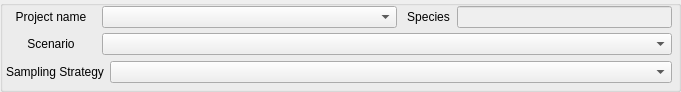
     <widget class="QGroupBox" name="groupBox_3">
      <property name="minimumSize">
       <size>
        <width>0</width>
        <height>88</height>
       </size>
      </property>
      <property name="title">
       <string/>
      </property>
      <widget class="QWidget" name="layoutWidget">
       <property name="geometry">
        <rect>
         <x>6</x>
         <y>33</y>
         <width>666</width>
         <height>22</height>
        </rect>
       </property>
       <layout class="QHBoxLayout" name="horizontalLayout_27">
        <item>
         <widget class="QLabel" name="label_57">
          <property name="sizePolicy">
           <sizepolicy hsizetype="Fixed" vsizetype="Preferred">
            <horstretch>0</horstretch>
            <verstretch>0</verstretch>
           </sizepolicy>
          </property>
          <property name="minimumSize">
           <size>
            <width>90</width>
            <height>0</height>
           </size>
          </property>
          <property name="text">
           <string>Scenario</string>
          </property>
          <property name="alignment">
           <set>Qt::AlignCenter</set>
          </property>
         </widget>
        </item>
        <item>
         <widget class="QComboBox" name="comboBox_210">
          <property name="minimumSize">
           <size>
            <width>0</width>
            <height>0</height>
           </size>
          </property>
         </widget>
        </item>
       </layout>
      </widget>
      <widget class="QWidget" name="layoutWidget">
       <property name="geometry">
        <rect>
         <x>6</x>
         <y>61</y>
         <width>666</width>
         <height>22</height>
        </rect>
       </property>
       <layout class="QHBoxLayout" name="horizontalLayout_12">
        <item>
         <widget class="QLabel" name="label_78">
          <property name="sizePolicy">
           <sizepolicy hsizetype="Fixed" vsizetype="Preferred">
            <horstretch>0</horstretch>
            <verstretch>0</verstretch>
           </sizepolicy>
          </property>
          <property name="minimumSize">
           <size>
            <width>90</width>
            <height>0</height>
           </size>
          </property>
          <property name="text">
           <string>Sampling Strategy</string>
          </property>
          <property name="alignment">
           <set>Qt::AlignCenter</set>
          </property>
         </widget>
        </item>
        <item>
         <widget class="QComboBox" name="comboBox_310">
          <property name="minimumSize">
           <size>
            <width>0</width>
            <height>0</height>
           </size>
          </property>
         </widget>
        </item>
       </layout>
      </widget>
      <widget class="QWidget" name="layoutWidget">
       <property name="geometry">
        <rect>
         <x>6</x>
         <y>6</y>
         <width>391</width>
         <height>22</height>
        </rect>
       </property>
       <layout class="QHBoxLayout" name="horizontalLayout_40">
        <item>
         <widget class="QLabel" name="label_72">
          <property name="sizePolicy">
           <sizepolicy hsizetype="Fixed" vsizetype="Preferred">
            <horstretch>0</horstretch>
            <verstretch>0</verstretch>
           </sizepolicy>
          </property>
          <property name="minimumSize">
           <size>
            <width>90</width>
            <height>0</height>
           </size>
          </property>
          <property name="text">
           <string>Project name</string>
          </property>
          <property name="alignment">
           <set>Qt::AlignCenter</set>
          </property>
         </widget>
        </item>
        <item>
         <widget class="QComboBox" name="comboBox_110">
          <property name="sizePolicy">
           <sizepolicy hsizetype="Preferred" vsizetype="Fixed">
            <horstretch>0</horstretch>
            <verstretch>0</verstretch>
           </sizepolicy>
          </property>
         </widget>
        </item>
       </layout>
      </widget>
      <widget class="QWidget" name="layoutWidget">
       <property name="geometry">
        <rect>
         <x>406</x>
         <y>6</y>
         <width>266</width>
         <height>22</height>
        </rect>
       </property>
       <layout class="QHBoxLayout" name="horizontalLayout_41">
        <item>
         <widget class="QLabel" name="label_46">
          <property name="sizePolicy">
           <sizepolicy hsizetype="Fixed" vsizetype="Preferred">
            <horstretch>0</horstretch>
            <verstretch>0</verstretch>
           </sizepolicy>
          </property>
          <property name="maximumSize">
           <size>
            <width>45</width>
            <height>16777215</height>
           </size>
          </property>
          <property name="text">
           <string>Species</string>
          </property>
          <property name="alignment">
           <set>Qt::AlignCenter</set>
          </property>
         </widget>
        </item>
        <item>
         <widget class="QLineEdit" name="lineEdit_20">
          <property name="enabled">
           <bool>false</bool>
          </property>
          <property name="sizePolicy">
           <sizepolicy hsizetype="Preferred" vsizetype="Fixed">
            <horstretch>0</horstretch>
            <verstretch>0</verstretch>
           </sizepolicy>
          </property>
          <property name="minimumSize">
           <size>
            <width>0</width>
            <height>0</height>
           </size>
          </property>
          <property name="maximumSize">
           <size>
            <width>16777215</width>
            <height>16777215</height>
           </size>
          </property>
         </widget>
        </item>
       </layout>
      </widget>
     </widget>
